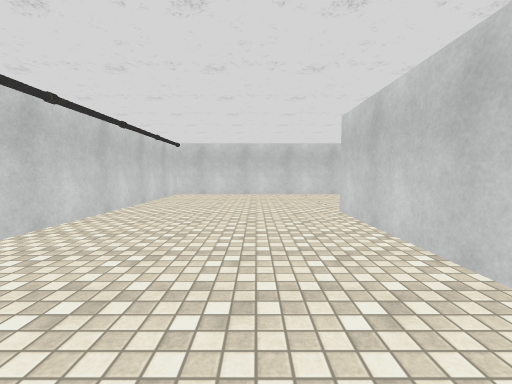
View 1 (above)

24 first-person views from a walk through a Unity game level. The camera is 1.4 m above the floor, tilts 4° down and sees 90° across. Doors are open. The floor is counted in squares, 2 m on a side. Each view is taken from the middle of a square. On the plan, view 1 faces up. The plan holds only what a view shows up to about 9 squares ahead; the rest is blank. The place goes on beyond the plan. The player character is not drawn. Some surface patterns are stand-ins.

View 2
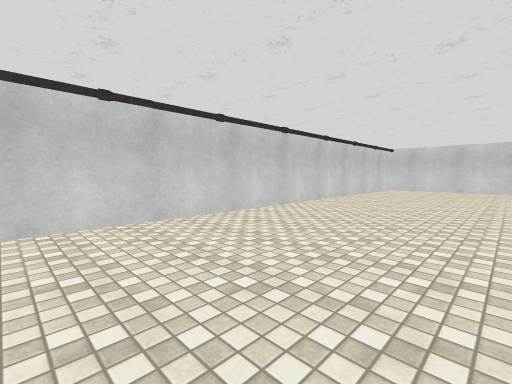

View 3
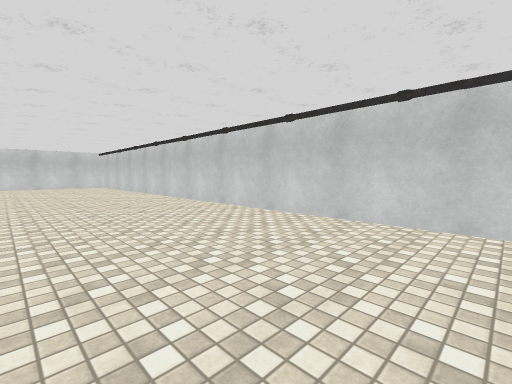

View 4
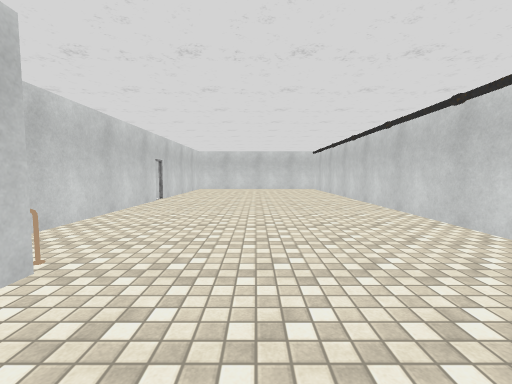

View 5
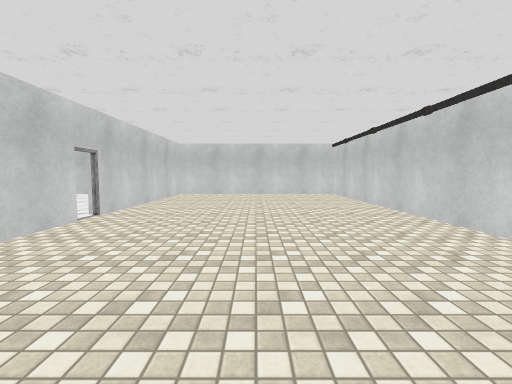

View 6
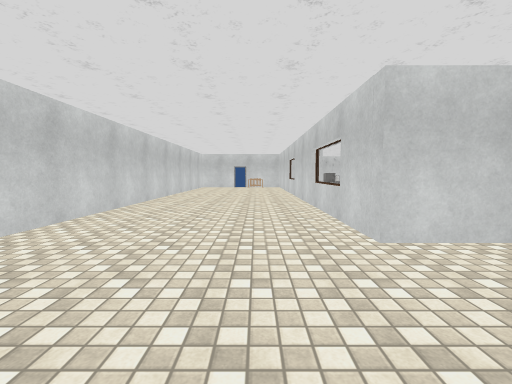

View 7
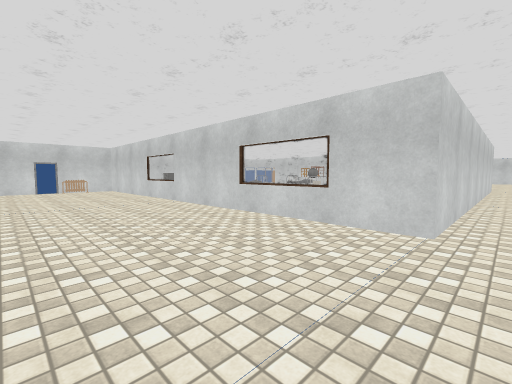

View 8
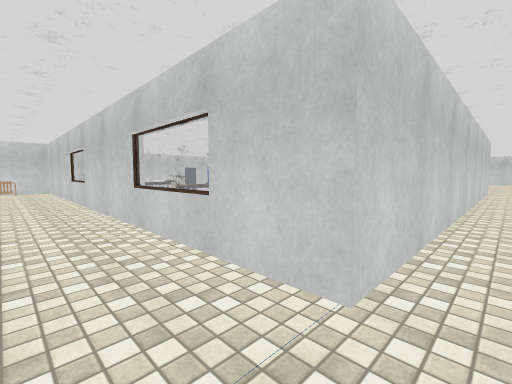

View 9
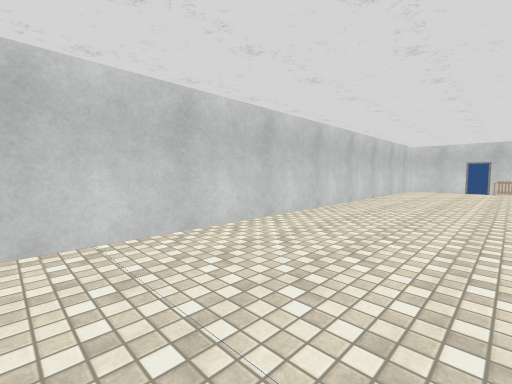

View 10
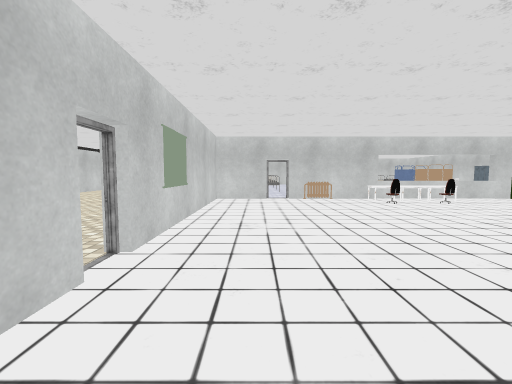

View 11
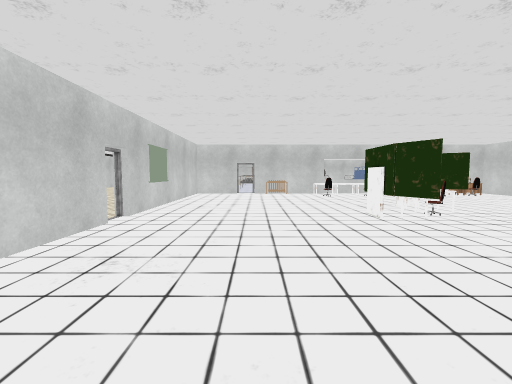

View 12
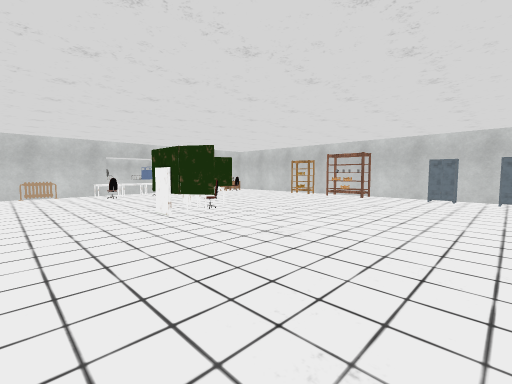

View 13
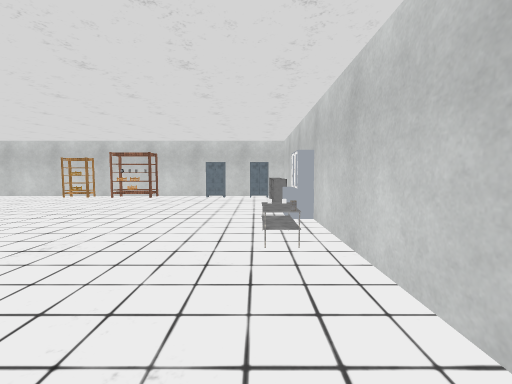

View 14
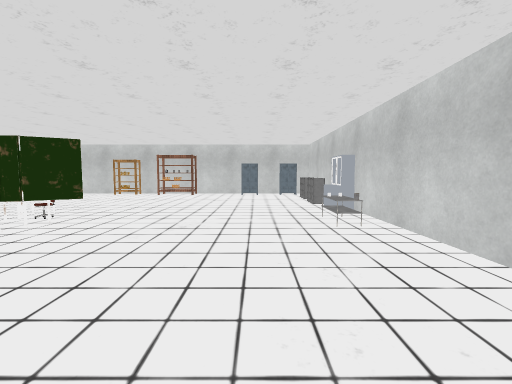

View 15
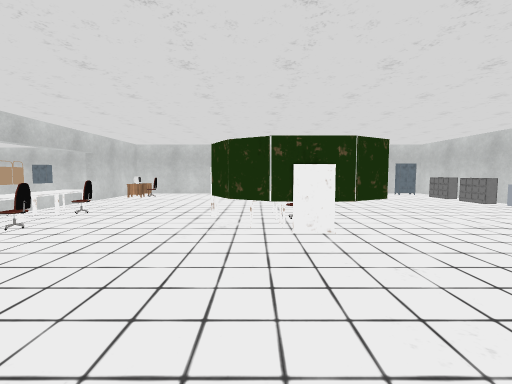

View 16
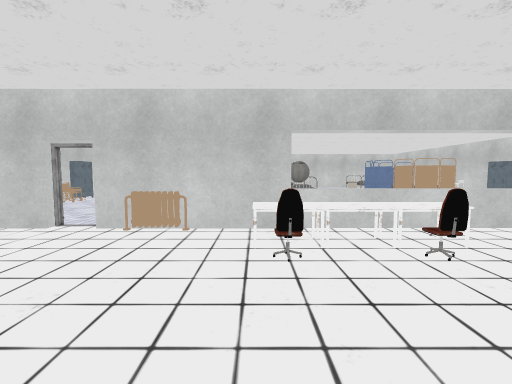

View 17
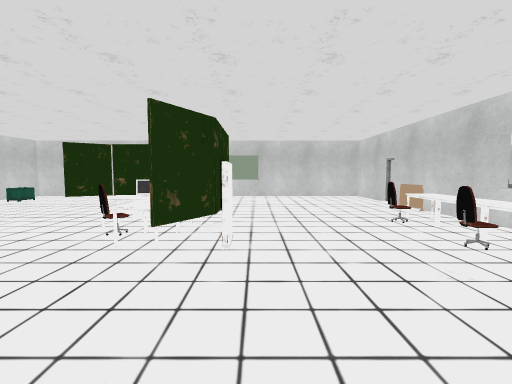

View 18
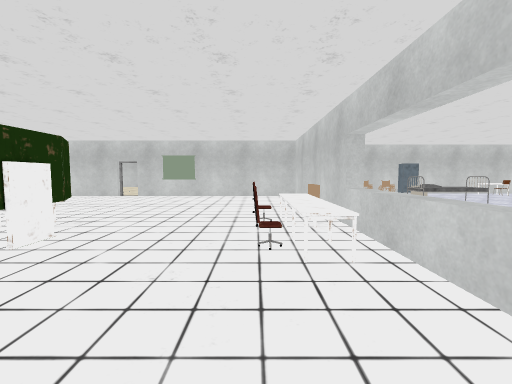

View 19
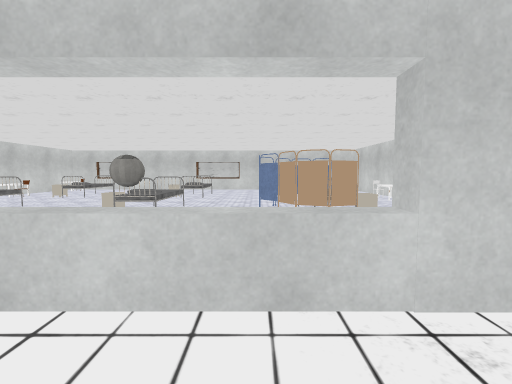

View 20
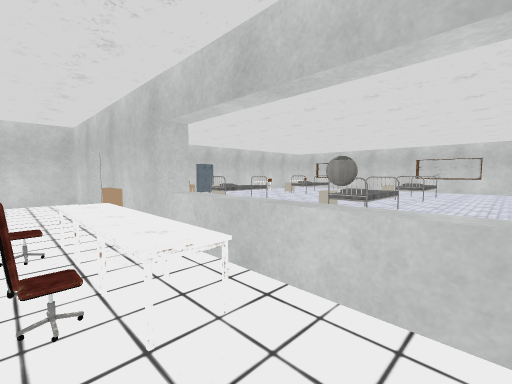

View 21
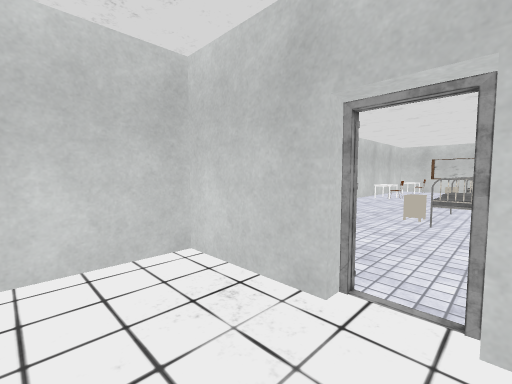

View 22
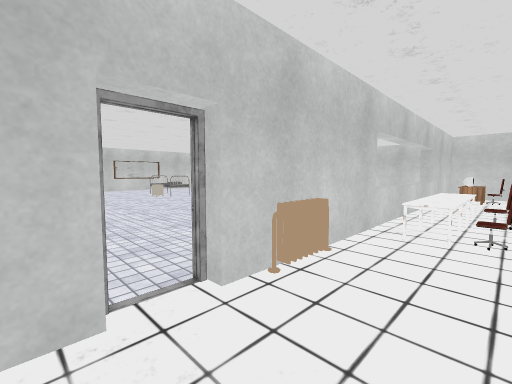

View 23
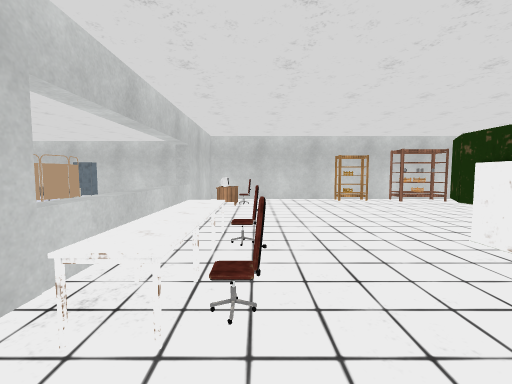

View 24
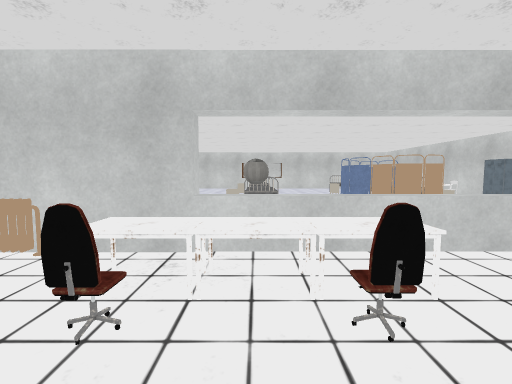

### Floor plan
Points are (right, up) in squares from view 1. A wall is a line through its corners. A room is listed if a view was taken in it or the views show most of it. See-through windows are left out.
Room 1 (views 1, 2, 3, 4, 5, 6, 7, 8, 9)
walls: (1.6, -1.4) (1.6, 4.7) (12.6, 4.7) (12.6, 6.6); (1.8, 1.6) (1.8, 0.6); (1.6, -5.4) (1.6, -3.4); (2.6, -10.7) (2.6, -6.9); (11, 8.8) (-2.7, 8.8) (-2.7, -15.9) (2.6, -15.9) (2.6, -11.2); (12.6, 7) (12.6, 8.1)
ways out: open door at (3, -11) to room 2; open door at (13, 7)
objects: heater (2, -6); other object (2, -3); other object (2, -2); other object (2, 1); other object (2, 3) to (3, 4); other object (12, 6)
Room 2 (views 10, 11, 12, 13, 14, 15, 16, 17, 18, 19, 20, 21, 22, 23, 24)
walls: (2.9, -11.2) (2.9, -15.9) (4.1, -15.9); (5.8, -15.9) (13.2, -15.9) (13.2, -12.4); (12.6, -14.1) (12.6, -13.5); (5.6, -5.8) (4.9, -5.8); (13.2, -8.6) (13.2, -5.8) (9.4, -5.8); (4.4, -5.8) (2.9, -5.8) (2.9, -10.9); (12.6, -15.5) (12.6, -14.8)
ways out: open door at (3, -11) to room 1; open door at (4.7, -5.7)
objects: other object (4, -15); heater (6, -6); other object (7, -15); table (7, -11); table (7, -10); chair (7, -7); table (7, -6); other object (8, -15); chair (8, -11); table (8, -10); other object (8, -9) to (9, -9); table (8, -6); other object (9, -16); table (9, -15); chair (9, -7); table (9, -6); other object (10, -15); other object (12, -15); other object (12, -7); shelf (13, -11); shelf (13, -10); other object (13, -9)

Positions as (right, up) in squares from view 1, and headings:
1: (0, 0), facing up
2: (1, -3), facing up-left
3: (1, -1), facing down-left
4: (0, -4), facing down
5: (0, -7), facing down
6: (-1, 6), facing right
7: (1, 8), facing down-right
8: (1, 6), facing down-right
9: (1, 6), facing up-right
10: (4, -13), facing up
11: (5, -15), facing up
12: (5, -15), facing up-right
13: (5, -15), facing right
14: (4, -14), facing right
15: (4, -10), facing right
16: (7, -9), facing up
17: (11, -9), facing left
18: (11, -7), facing left
19: (10, -7), facing up
20: (10, -7), facing up-left
21: (5, -7), facing up-left
22: (4, -7), facing up-right
23: (6, -7), facing right
24: (8, -8), facing up
